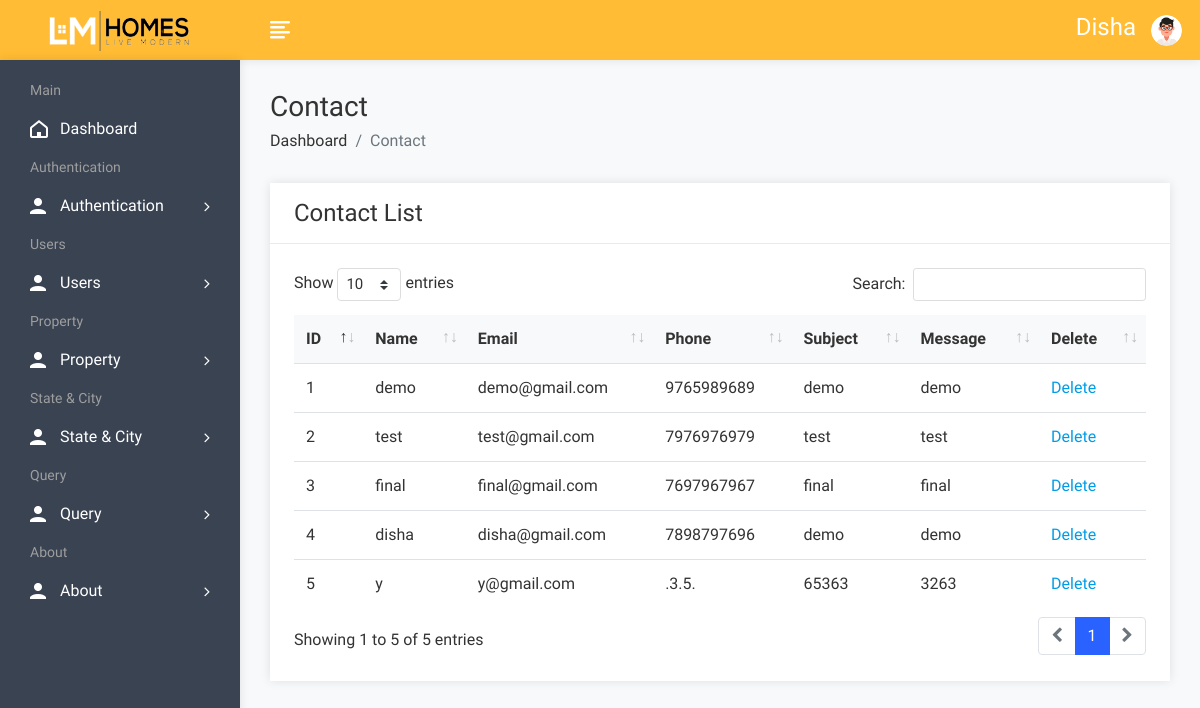
Page /admin/contactview.php (signed in) on the committed database.
### tables this page shows
CREATE TABLE `contact` (
  `cid` int(50) NOT NULL,
  `name` varchar(100) NOT NULL,
  `email` varchar(100) NOT NULL,
  `phone` varchar(20) NOT NULL,
  `subject` varchar(100) NOT NULL,
  `message` varchar(250) NOT NULL
);

### admin/contactview.php (the view, shortened to what this page needs)
<!DOCTYPE html>
<html lang="en">
<head>
        <link rel="stylesheet" href="assets/css/bootstrap.min.css">
        <link rel="stylesheet" href="assets/css/font-awesome.min.css">
        <link rel="stylesheet" href="assets/css/feathericon.min.css">
		<link rel="stylesheet" href="assets/plugins/datatables/dataTables.bootstrap4.min.css">
		<link rel="stylesheet" href="assets/plugins/datatables/responsive.bootstrap4.min.css">
		<link rel="stylesheet" href="assets/plugins/datatables/select.bootstrap4.min.css">
		<link rel="stylesheet" href="assets/plugins/datatables/buttons.bootstrap4.min.css">
        <link rel="stylesheet" href="assets/css/style.css">
    </head>
    <body>
				<?php include("header.php"); ?>
            <div class="page-wrapper">
                <div class="content container-fluid">
					<div class="page-header">
						<div class="row">
							<div class="col">
								<h3 class="page-title">Contact</h3>
								<ul class="breadcrumb">
									<li class="breadcrumb-item"><a href="dashboard.php">Dashboard</a></li>
									<li class="breadcrumb-item active">Contact</li>
								</ul>
							</div>
						</div>
					</div>
					<div class="row">
						<div class="col-sm-12">
							<div class="card">
								<div class="card-header">
									<h4 class="card-title">Contact List</h4>
								</div>
								<div class="card-body">
									<table id="basic-datatable" class="table">
                                            <thead>
                                                <tr>
                                                    <th>ID</th>
                                                    <th>Name</th>
                                                    <th>Email</th>
                                                    <th>Phone</th>
													<th>Subject</th>
                                                    <th>Message</th>
                                                    <th>Delete</th>
                                                </tr>
                                            </thead>
                                            <tbody>
											<?php
												$query=mysqli_query($con,"select * from contact");
												$cnt=1;
												while($row=mysqli_fetch_row($query))
													{
											?>
                                                <tr>
                                                    <td><?php echo $cnt; ?></td>
                                                    <td><?php echo $row['1']; ?></td>
                                                    <td><?php echo $row['2']; ?></td>
                                                    <td><?php echo $row['3']; ?></td>
                                                    <td><?php echo $row['4']; ?></td>
													<td><?php echo $row['5']; ?></td>
                                                    <td><a href="contactdelete.php?id=<?php echo $row['0']; ?>">Delete</a></td>
                                                </tr>
                                                <?php
												$cnt=$cnt+1;
												}
												?>
                                            </tbody>
                                        </table>
								</div>
							</div>
						</div>
					</div>
				</div>
			</div>
    </body>
</html>

### rows in the picture
contact: name "demo", email "demo@gmail.com", phone "9765989689", subject "demo", message "demo"
contact: name "test", email "test@gmail.com", phone "7976976979", subject "test", message "test"
contact: name "final", email "final@gmail.com", phone "7697967967", subject "final", message "final"
contact: name "disha", email "disha@gmail.com", phone "7898797696", subject "demo", message "demo"
contact: name "y", email "y@gmail.com", phone ".3.5.", subject "65363", message "3263"

### other values in the picture
$_SESSION['auser'] "Disha"
